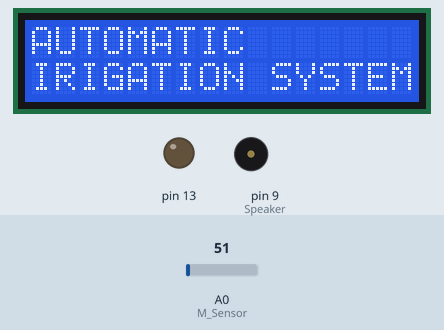
Bench run of a sketch on a simulated Arduino Uno, built with avr-gcc and run on an emulated ATmega328P. Shown: 16×2 character LCD, output pins drawn as LEDs (lit = HIGH), buzzer (waves = sounding, pin HIGH). The test bench sets the inputs (shaded band); at power-on: A0 (M_Sensor) = 51. What the sketch prints to the serial monitor is not drawn.

Above: at 2.1 s.
At 6.7 s:
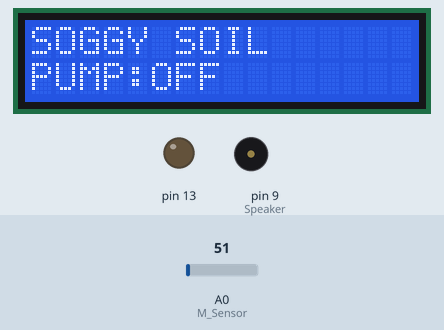
6.8 s: A0 (M_Sensor) set to 62
8.7 s: A0 (M_Sensor) set to 73
At 10.0 s:
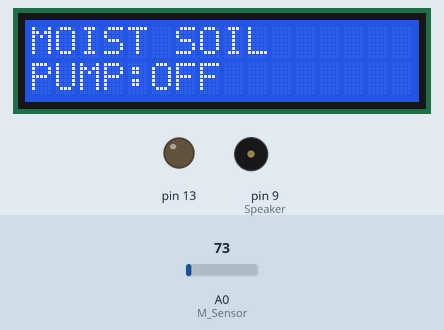
11.1 s: A0 (M_Sensor) set to 61
At 11.9 s:
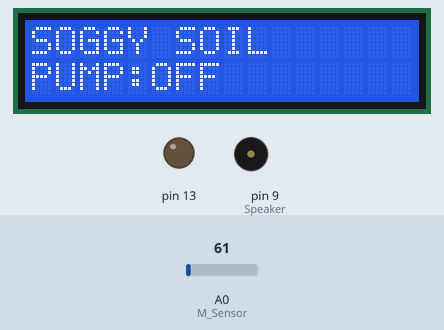
13.1 s: A0 (M_Sensor) set to 71
At 15.0 s:
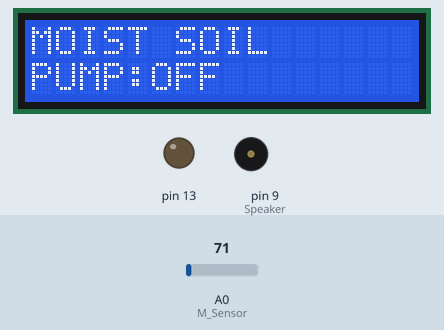
Timing chart, 0 to 16.1 s (numbered marks = the images above; inputs shaded):
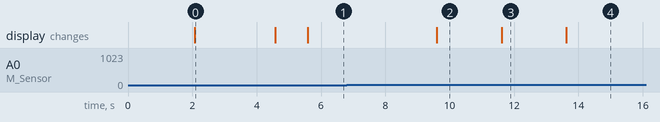

The sketch:

3_Automatic_Irrigation_System.ino
```cpp
// AUTOMATIC IRRIGATION SYSTEM
// https://www.youtube.com/watch?v=KWts8QZKIJw&t=256s
/* The program for AUTOMATIC IRRIGATION SYSTEM IS Written and Tested by__

 HS Sandesh Hegde
 Harish P Nair
 HV Sampad Nayak

DISCLAIMER: This is a Open Source Software and This Software is distributed in the hope that it will be useful,
            but WITHOUT ANY WARRANTY; without even the implied warranty of MERCHANTABILITY or FITNESS FOR A PARTICULAR PURPOSE.

Connection Details
ARDUINO PINS
0_________________N/C
1_________________N/C
2_________________LCD-14
3_________________LCD-13
4_________________LCD-12
5_________________LCD-11
6_________________N/C
7_________________WATER_LEVEL_STATUS_LED
8_________________N/C
9_________________SPEAKER
10________________N/C
11________________LCD-6
12________________LCD-4
13________________PUMP_STATUS_LED)_AND_TO_RELAY
A0________________SOIL_MOISTURE_SENSOR
A4________________LM35_(TEMPERATURE_SENSOR)  //Bug reported for Unstable Temperature Reading

LCD-1_____________GND
LCD-5_____________GND
LCD-2_____________+Vcc
LCD-3_____________LCD_BRIGHTNESS


*/

#include <LiquidCrystal.h> //LCD Library

#define NOTE_C4 262
#define NOTE_D4 294
#define NOTE_E4 330
#define NOTE_F4 349
#define NOTE_G4 392
#define NOTE_A4 440
#define NOTE_B4 494
#define NOTE_C5 523

int temp;
//int T_Sensor = A4;
int M_Sensor = A0;
int W_led = 7;
int P_led = 13;
int Speaker = 9;
int val;
int cel;

LiquidCrystal lcd(12, 11, 5, 4, 3, 2);

void setup()
 {
    lcd.begin(16, 2);
    lcd.clear();
    pinMode(13,OUTPUT);
    pinMode(7,INPUT);
    pinMode(9,OUTPUT);
    Serial.begin(9600);
    /*
    val = analogRead(T_Sensor); //Read Temperature sensor value

    int mv = ( val/1024.0)*5000;
    cel = mv/10;
    */
    lcd.setCursor(0,1);
    lcd.print("THE TECHNOCRAT");
    delay(2000);
    lcd.clear();
    lcd.setCursor(0,0);
    lcd.print("AUTOMATIC");
    lcd.setCursor(0,1);
    lcd.print("IRIGATION SYSTEM");
    delay(2500);
    lcd.clear();


    delay(1000);
}

void loop()
{

  lcd.clear();
    /* val = analogRead(T_Sensor); //Read Temperature sensor value
    Serial.println(val);
    int mv = ( val/1024.0)*5000;
     cel = mv/10;
  */
  int Moisture = analogRead(M_Sensor); //Read Moisture Sensor Value
  Serial.println(Moisture);
/*
  lcd.setCursor(0,0);
  lcd.print("TEMP:");
  lcd.setCursor(5,0);
  lcd.print(cel);
  lcd.setCursor(7,0);
  lcd.print("*C");
 */
 if (Moisture> 200)   // for dry soil
  {
        lcd.setCursor(0,0);
        lcd.print("DRY SOIL");
        //lcd.setCursor(11,1);
        //lcd.print("SOIL");
       if (digitalRead(W_led)==1) //test the availability of water in storage
       {
         digitalWrite(13, HIGH);
         lcd.setCursor(0,1);
         lcd.print("PUMP:ON");
       }
       else
       {
         digitalWrite(13, LOW);
         lcd.setCursor(0,1);
         lcd.print("PUMP:OFF");
         lcd.setCursor(11,0);
        lcd.print("WATER");
        lcd.setCursor(11,1);
        lcd.print("LOW");


           tone(Speaker, NOTE_C4, 500);
           delay(500);
           tone(Speaker, NOTE_D4, 500);
           delay(500);
           tone(Speaker, NOTE_E4, 500);
           delay(500);
           tone(Speaker, NOTE_F4, 500);
           delay(500);
           tone(Speaker, NOTE_G4, 500);
           delay(500);
       }
    }

     if (Moisture>= 70 && Moisture<=200) //for Moist Soil
    {
      lcd.setCursor(0,0);
     lcd.print("MOIST SOIL");
     //lcd.setCursor(11,1);
     //lcd.print("SOIL");
     digitalWrite(13,LOW);
     lcd.setCursor(0,1);
     lcd.print("PUMP:OFF");
  }

  if (Moisture < 70)  // For Soggy soil
  {
    lcd.setCursor(0,0);
     lcd.print("SOGGY SOIL");
     //lcd.setCursor(11,1);
     //lcd.print("SOIL");
     digitalWrite(13,LOW);
     lcd.setCursor(0,1);
     lcd.print("PUMP:OFF");
  }
 delay(1000);
}


/*References_________________________________________________
https://www.arduino.cc/en/Reference/LiquidCrystalSetCursor
http://www.instructables.com/id/Connect-A-16x2-LCD-Display-To-An-Arduino/
http://www.instructables.com/id/Soil-Moisture-Sensor/
http://www.instructables.com/id/Arduino-Temperature-Sensor-Interfacing-LM35-THE-EA/
https://www.arduino.cc/en/Reference/digitalRead
http://www.instructables.com/id/ARDUINO-TEMPERATURE-SENSOR-LM35/
http://www.electroschematics.com/6519/simple-soil-moisture-sensor-arduino-project/

*/
```

Measured:
- the behaviour switches between 69 and 70 on A0 (M_Sensor) (found by bisection; images 1 and 2)
- after the input at 6.8 s, every drawn part: stays the same
- after the input at 8.7 s, the display: changes after 0.90 s (image 2)
- after the input at 11.1 s, the display: changes after 0.51 s (image 3)
- after the input at 13.1 s, the display: changes after 0.52 s (image 4)
- what the display in image 0 shows lasts 2.5 s, from 2.1 s to 4.6 s
